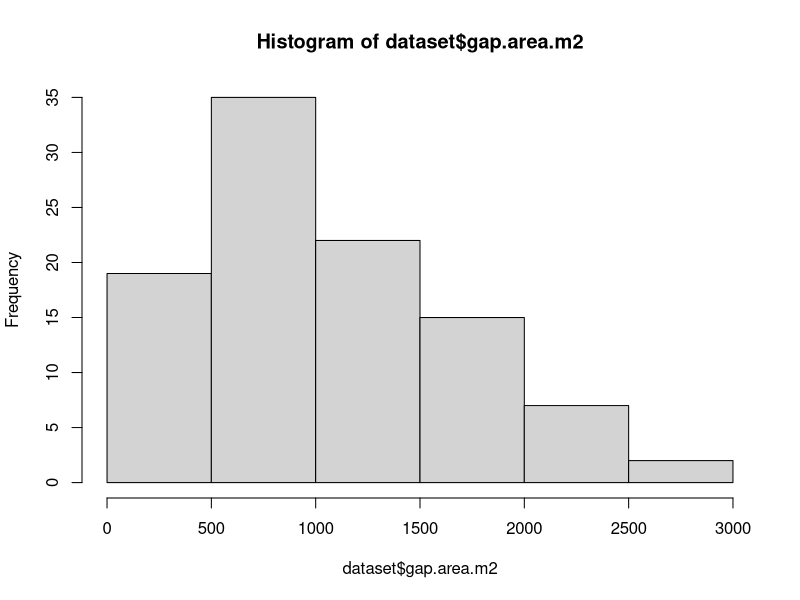
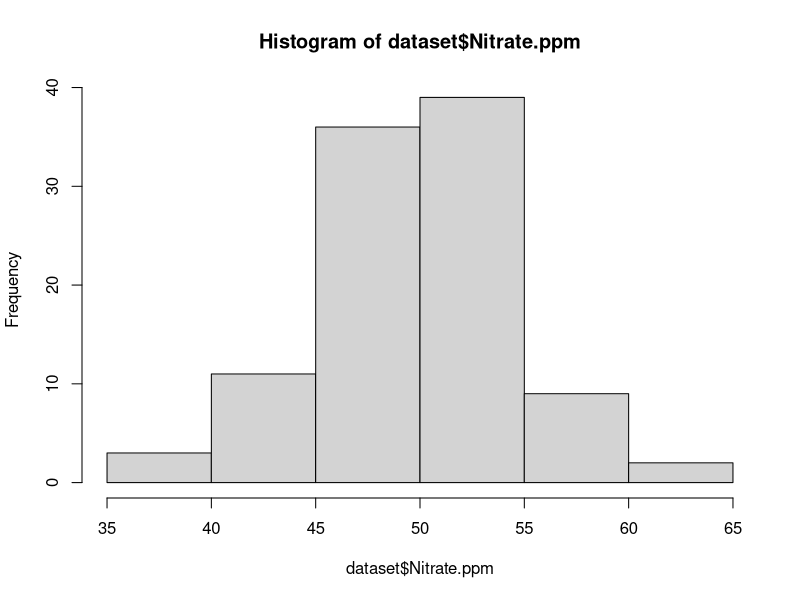
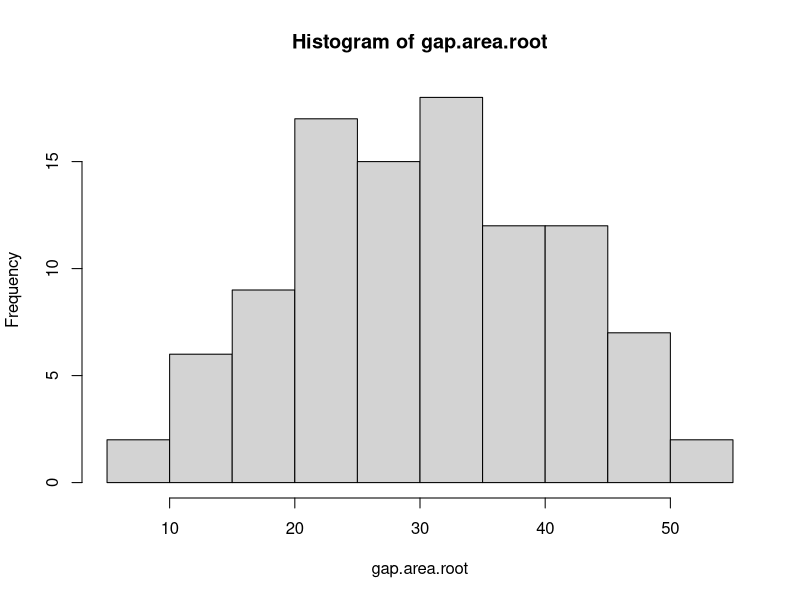
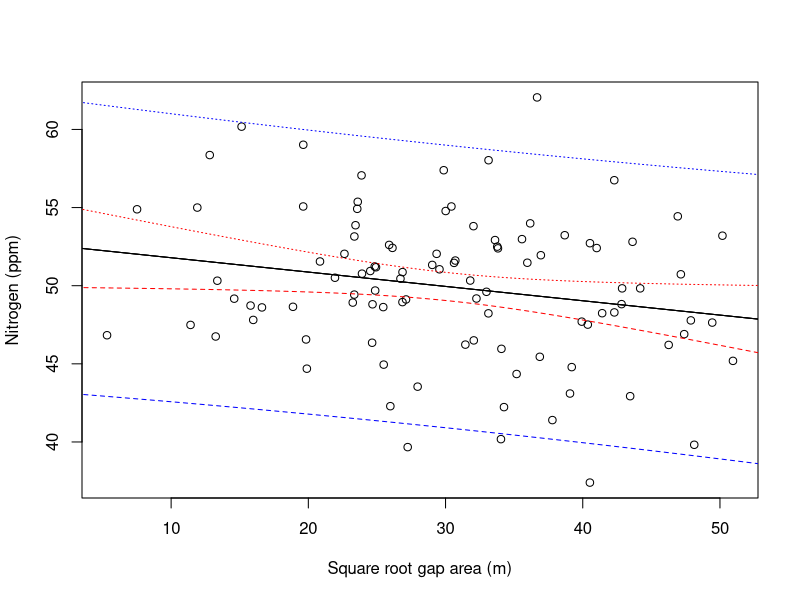

Here is the R script that generated these plots, in order:
# Name: Matthew Tuttle
# Week08 - In class assignment

# Imports data as a dataframe
dataset <- read.csv(file = "Weekly_assignments/week08/InClassData.csv", header = TRUE)

# Tests the assumptions of the linear model
hist(dataset$gap.area.m2)
hist(dataset$Nitrate.ppm)

library(fBasics)
normalTest(dataset$gap.area.m2, method = c("da")) # Is right skewed
normalTest(dataset$Nitrate.ppm, method = c("da")) # Is normal

gap.area.root <- sqrt(dataset$gap.area.m2)
hist(gap.area.root)
normalTest(gap.area.root, method = c("da")) # Is normal

# Adds transformed data to dataframe
dataset$gap.area.root <- gap.area.root

# Creates a linear model
model <- lm(formula = Nitrate.ppm ~ gap.area.root, data = dataset)
summary(model) # Shows slope statistically different from zero

# Calculates 95% confidence interval around the slope (for fitted data)
pred.frame <- data.frame(gap.area.root = seq(from = 0, to = 100, length = 200))
pred.conf <- predict(model, interval = "confidence", newdata = pred.frame)
cbind(pred.frame, pred.conf)

# Calculates 95% confidence interval around predicted values
pred.pred <- predict(model, interval = "prediction", newdata = pred.frame)
cbind(pred.frame, pred.pred)

# Graphs data with linear model, confidence interval around the slope, and estimated range of predicted values
plot(dataset$Nitrate.ppm ~ dataset$gap.area.root, xlab = "Square root gap area (m)", ylab = "Nitrogen (ppm)")
abline(model)
matlines(pred.frame, pred.conf, col = c("black", "red", "red"))
matlines(pred.frame, pred.pred, col = c("black", "blue", "blue"))

#####
# Given the above model, we can conclude that the slope of the model is statistically different from zero (p = 0.0392). This means that we can predict that larger gap sizes lead to lower concentrations of nitrogen in the soil.
